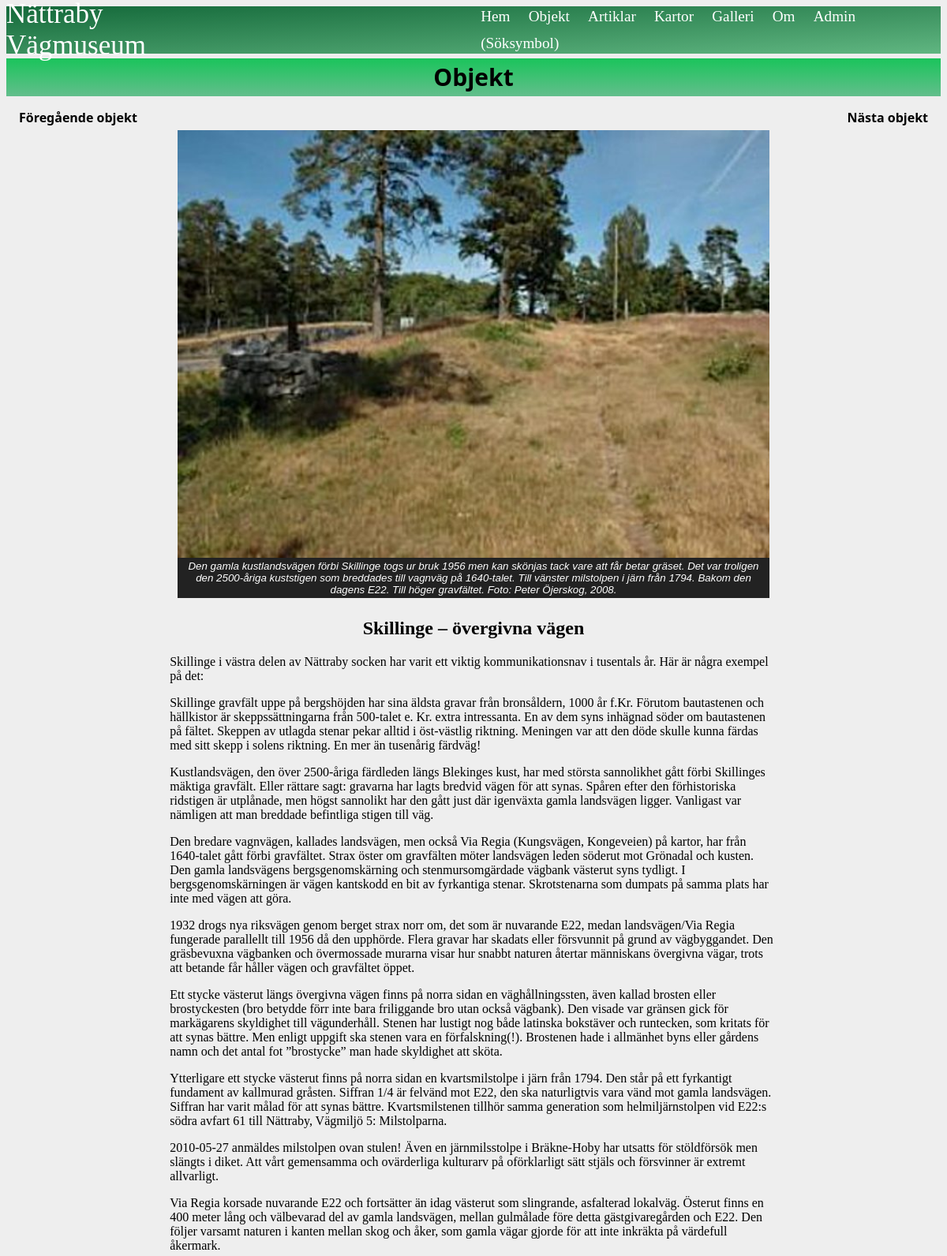
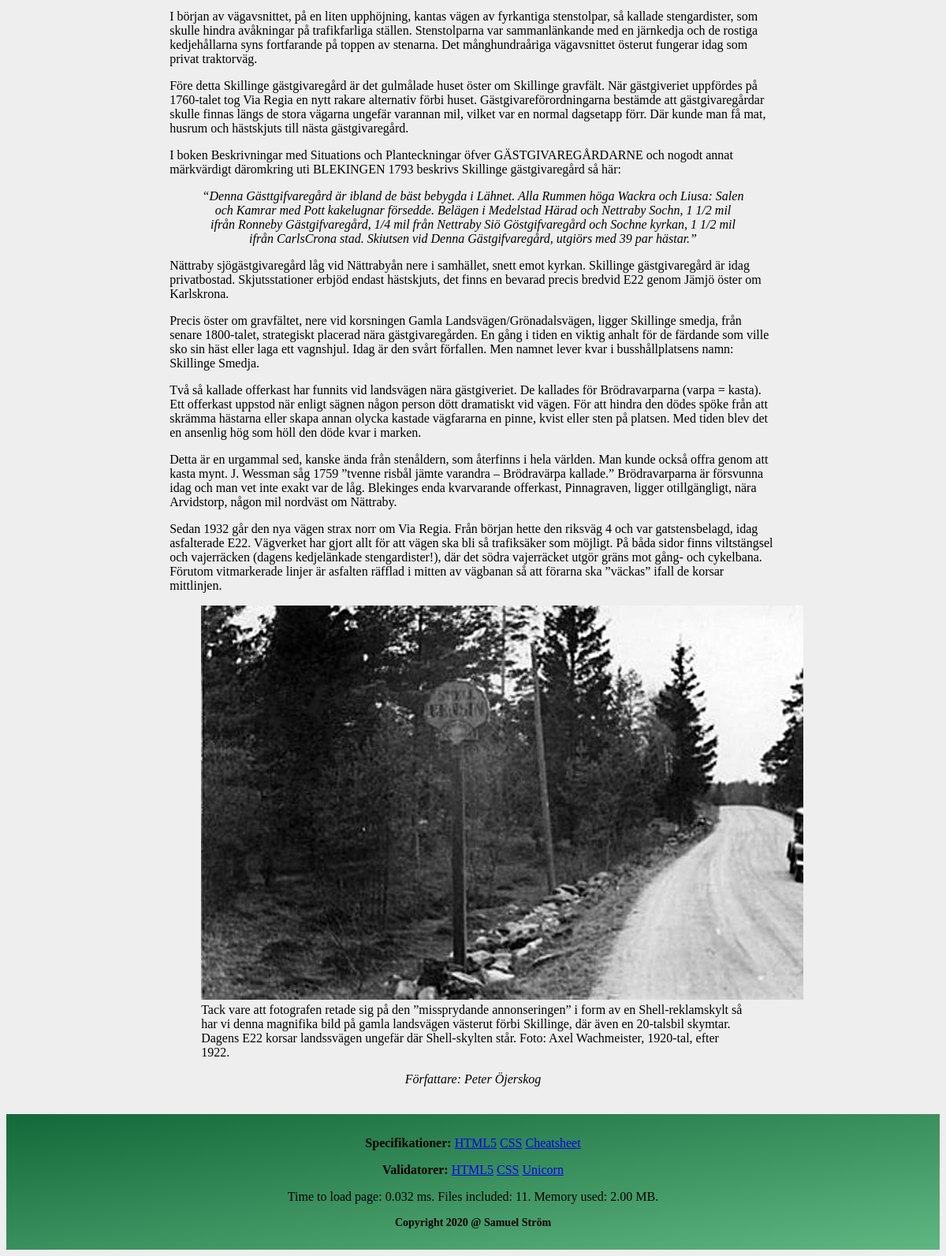
The app's page /object.php?page=object-info&name=skillinge with its own data (2 pictures, top to bottom).
### tables this page shows
CREATE TABLE object(
  id INT,
  name TEXT,
  title TEXT,
  data TEXT,
  author TEXT,
  gps TEXT,
  mapImage TEXT,
  image1 TEXT,
  image1Alt TEXT,
  image1Text,
  TEXT,
  image2 TEXT,
  image2Alt TEXT,
  image2Text TEXT
);

### object.php (called while the page is built, shortened)
<?php
require __DIR__ . "/src/functions.php";
$pageReference = $_GET["page"] ?? "index";
$base = basename(__FILE__, ".php");
$pages = [
    "index" => [
        "title" => null,
        "file" => __DIR__ . "/$base/index.php",
    ],
    "object-info" => [
        "title" => null,
        "file" => __DIR__ . "/$base/object-info.php",
    ],
];
$page = $pages[$pageReference] ?? null;
$title = " Objekt";
require __DIR__ . "/incl/header.php";
require __DIR__ . "/incl/multipage.php";
require __DIR__ . "/incl/footer.php";

### src/functions.php (called while the page is built, shortened)
        <?php
function namePreviousPage($db, $table, $id) {
    --$id;
    $sql = "SELECT name FROM $table WHERE id = :id";
    $stmt = $db->prepare($sql);
    $stmt->execute([":id" => $id]);
    return $stmt->fetch(PDO::FETCH_COLUMN);
}
function nameNextPage($db, $table, $id) {
    ++$id;
    $sql = "SELECT name FROM $table WHERE id = :id";
    $stmt = $db->prepare($sql);
    $stmt->execute([":id" => $id]);
    return $stmt->fetch(PDO::FETCH_COLUMN);
}
    ?>

### object/object-info.php (the view, shortened to what this page needs)
<?php
$id = null;
$title = null;
$data = null;
$author = null;
$gps = null;
$mapImage = null;
$image1 = null;
$image1Alt = null;
$image1Text = null;
$text = null;
$image2 = null;
$image2Alt = null;
$image2Text = null;
$name = isset($_GET['name'])
    ? $_GET['name'] : null;
if (isset($name)) {
    $sql = "SELECT * FROM object WHERE name = :name";
    $stmt = $db->prepare($sql);
    $stmt->execute([":name" => $name]);
    $res = $stmt->fetchAll(PDO::FETCH_BOTH);
    list($id, $name, $title, $data, $author, $gps, $mapImage, $image1, $image1Alt, $image1Text, $text, $image2, $image2Alt, $image2Text) = $res[0];
}
$namePreviousPage = namePreviousPage($db, "object", $id);
$nameNextPage = nameNextPage($db, "object", $id);
?>
        <?php if ($namePreviousPage) {
        ?><a href="?page=object-info&name=<?= $namePreviousPage ?>" class="previous-btn">Föregående objekt</a><?php
                } ?>
        <?php if ($nameNextPage) {
            ?><a href="?page=object-info&name=<?= $nameNextPage ?>" class="next-btn">Nästa objekt</a><?php
                }
                ?>
    <figure class="object-img">
        <img src="img/500/<?= htmlentities($image1) ?>"  alt="<?htmlentities($image1Alt)?>">
        <figcaption><?= htmlentities($image1Text) ?></figcaption>
    </figure>
    <div class="text-container">
        <p><?= html_entity_decode($data) ?></p>
        <?php
        if (isset($image2)) {
        ?>
            <figure>
                <img src="img/500/<?= htmlentities($image2) ?>" alt="<?htmlentities($image2Alt)?>">
                <figcaption><?= htmlentities($image2Text) ?></figcaption>
            </figure>
        <?php
        }
        ?>
        <p class="author">Författare: <?= htmlentities($author) ?></p>
</article>

### incl/header.php (shortened to what this page needs)
<!doctype html>
<html lang="sv">
<head>
    <link rel="stylesheet" href="css/style.css">
</head>
<body>
    <header class="site-header">
        <a href="index.php" class="site-title">Nättraby Vägmuseum</a>
        <?php $uriFile = basename($_SERVER["REQUEST_URI"]); ?>
        <nav class="navbar">
            <a class="<?= $uriFile == "index.php" ? "selected" : null ?>" href="index.php">Hem</a>
            <a class="<?= $uriFile == "object.php" ? "selected" : null ?>" href="object.php">Objekt</a>
            <a class="<?= $uriFile == "article.php" ? "selected" : null ?>" href="article.php">Artiklar</a>
            <a class="<?= $uriFile == "maps.php" ? "selected" : null ?>" href="maps.php">Kartor</a>
            <a class="<?= $uriFile == "gallery.php" ? "selected" : null ?>" href="gallery.php">Galleri</a>
            <a class="<?= $uriFile == "about.php" ? "selected" : null ?>" href="about.php">Om</a>
            <a class="<?= $uriFile == "admin.php" ? "selected" : null ?>" href="admin.php">Admin</a>
            <a class="<?= $uriFile == "admin.php" ? "selected" : null ?>" href="admin.php">(Söksymbol)</a>
        </nav>
    </header>
    <article class="object-article">
    <header class="object-header">
        <h3 class="header-title"><?= htmlentities($title) ?></h3>
        </header>

### incl/multipage.php (shortened to what this page needs)
<div class="wrap-main">
    <main>
        <article>
            <?php if ($page) : ?>
                <?php require $page["file"] ?>
            <?php else : ?>
                <p>You have selected a page reference '<?= htmlentities($pageReference) ?>' that does not map to an actual page.</p>
            <?php endif; ?>
        </article>

### incl/footer.php (shortened to what this page needs)
<footer class="site-footer">
    <div class="footern">
        <p id="specifikationer">
            <b>Specifikationer:</b>
            <a href="https://html.spec.whatwg.org/multipage">HTML5</a>
            <a href="https://www.w3.org/TR/CSS">CSS</a>
            <a href="https://www.w3.org/2009/cheatsheet">Cheatsheet</a>
        </p>
            <b>Validatorer:</b>
            <a href="http://validator.w3.org/check/referer">HTML5</a>
            <a href="http://jigsaw.w3.org/css-validator/check/referer">CSS</a>
            <a href="http://validator.w3.org/unicorn/check?ucn_uri=referer&amp;ucn_task=conformance">Unicorn</a>
        <?php
        $numFiles   = count(get_included_files());
        $memoryUsed = memory_get_peak_usage(true);
        $memoryUsed = number_format($memoryUsed / 1048576, 2) . ' MB';
        $loadTime   = microtime(true) - $_SERVER['REQUEST_TIME_FLOAT'];
        $loadTime *= 1000;
        $loadTime = round($loadTime, 3);
        ?>
        <p>Time to load page: <?= $loadTime ?> ms. Files included: <?= $numFiles ?>. Memory used: <?= $memoryUsed ?>.</p>
        <p id="copyright">
            Copyright 2020 @ Samuel Ström </p>
    </div>
</footer>
</body>
</html>

### css/style.css (style rules this page uses)
body { background: #eee; }
figure { clear: both; }
article { margin: 0.5% 0%; }
.site-header { background: linear-gradient(to bottom right, #14693a, rgb(96, 182, 129)); height: 7.5vh; display: flex; align-items: center; justify-content: space-around; }
.site-title { font-family: Georgia, 'Times New Roman', Times, serif; font-size: 35px; margin-right: 25%; color: white; text-decoration: none; }
.navbar a { display: inline-block; padding: 0.3em 0.5em; text-decoration: none; color: white; font-size: 1.2em; }
.previous-btn { font-weight: bold; font-family: 'Segoe UI', Tahoma, Geneva, Verdana, sans-serif; color: black; float: left; text-decoration: none; margin-left: 2vh; }
.next-btn { font-family: 'Segoe UI', Tahoma, Geneva, Verdana, sans-serif; color: black; float: right; font-weight: bold; text-decoration: none; margin-right: 2vh; }
.object-header { background: linear-gradient(to top, #63be8c, rgb(26, 196, 91)); height: 6vh; margin-bottom: 1%; }
.header-title { font-size: 30px; font-weight: bold; text-align: center; margin: auto; line-height: 6vh; font-family: 'Segoe UI', Tahoma, Geneva, Verdana, sans-serif; }
.object-img { display: flex; flex-flow: column; padding: 5px; width: 750px; margin: 1% auto; }
.object-img figcaption { background-color: #222; color: #fff; font: italic smaller sans-serif; padding: 3px; text-align: center; }
.text-container { width: 65%; margin: auto; text-align: left; }
.text-container h2 { text-align: center; }
blockquote { font-style: italic; text-align: center; }
.author { font: italic medium Georgia; text-align: center; }
.footern { margin-top: 3%; padding: 1%; background: linear-gradient(to bottom right, #14693a, rgb(96, 182, 129)); text-align: center; }
#copyright { font-size: 14px; font-weight: bold; }

### records on screen
object: image1 (picture), image1Text "Den gamla kustlandsvägen förbi Skillinge togs ur bruk 1956 men kan skönjas tack vare att får betar gräset. Det var troligen den 2500-åriga kuststigen som breddades till vagnväg på 1640-talet. Till vänster milstolpen i järn från 1794. Bakom den dagens E22. Till höger gravfältet. Foto: Peter Öjerskog, 2008.", data "Skillinge – övergivna vägen Skillinge i västra delen av Nättraby socken har varit ett viktig kommunikationsnav i tusentals år. Här är några exempel på det: Skillinge gravfält uppe på bergshöjden har sina äldsta gravar från bronsåldern, 1000 år f.Kr. Förutom bautastenen och hällkistor är skeppssättningarna från 500-talet e. Kr. extra intressanta. En av dem syns inhägnad söder om bautastenen på fältet. Skeppen av utlagda stenar pekar alltid i öst-västlig riktning. Meningen var att den döde skulle kunna färdas med sitt skepp i solens riktning. En mer än tusenårig färdväg! Kustlandsvägen, den över 2500-åriga färdleden längs Blekinges kust, har med största sannolikhet gått förbi Skillinges…", image2 (picture), image2Text "Tack vare att fotografen retade sig på den ”missprydande annonseringen” i form av en Shell-reklamskylt så har vi denna magnifika bild på gamla landsvägen västerut förbi Skillinge, där även en 20-talsbil skymtar. Dagens E22 korsar landssvägen ungefär där Shell-skylten står. Foto: Axel Wachmeister, 1920-tal, efter 1922.", author "Peter Öjerskog"

### other values on screen
$title "Objekt"
$loadTime "0.032"
$numFiles "11"
$memoryUsed "2.00 MB"
